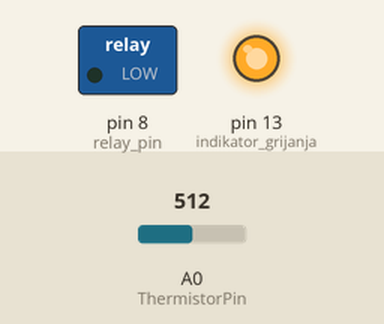
This sketch was run on a simulated Arduino Uno, built with avr-gcc and run on an emulated ATmega328P. On the bench: switched loads named in the sketch (green lamp = pin HIGH), output pins drawn as LEDs (lit = HIGH). The test bench sets the inputs (shaded band); at power-on: A0 (ThermistorPin) = 512. What the sketch prints to the serial monitor is not drawn.

Above: at 1.2 s.
1.3 s: A0 (ThermistorPin) set to 0
At 2.7 s:
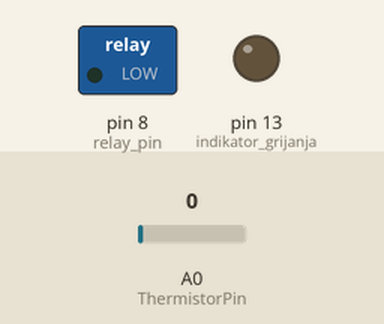
Timing chart, 0 to 9.1 s (numbered marks = the images above; inputs shaded):
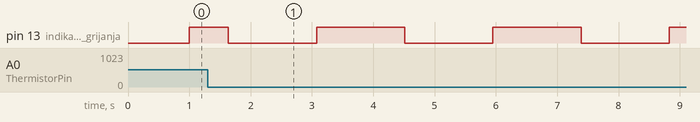

Measured:
- after the input at 1.3 s, pin 13 (indikator_grijanja): alternates HIGH for 1.4 s and LOW for 1.4 s, starting after 1.8 s

The sketch:

reflow_plate.ino
```cpp
// Mislav Stipić 2022
// "Reflow plate" za lemljenje SMD komponenti na PCB ploče

// pinovi
int ThermistorPin = A0;  // termistor
int relay_pin = 8;       // relej

float temp_value_1 = 170;  // željena vrijednost temperature
float temp_value_2 = 190;  //
//                  ^^^^
String temp = "1"; //(1 ili 2 temp)

// za računat temperaturu
int Vo;
float R1 = 10000;
float logR2, R2, T, Tc, Tf;
float c1 = 1.009249522e-03, c2 = 2.378405444e-04, c3 = 2.019202697e-07;

// računanje prosjeka temp
float niz_temp[5] = {};  // matrica vrijednosti zadnjih 5 mjerenja
float avr;               // var za rčunanje prosjeka

// vrijeme za paljenje ledice
int ledState = LOW;                      // ledState used to set the LED
unsigned long previousMillis = 0;        // will store last time LED was updated
unsigned long interval = 1000;           // interval at which to blink (milliseconds)


unsigned long predhodno = 0;   // za racunanje prosjeka
unsigned long trajanje = 500;  // mjeri svako 500 ms


void setup() {

Serial.begin(115200);


pinMode(LED_BUILTIN, OUTPUT); // indikator grijanja

pinMode(relay_pin, OUTPUT); // digitalni izlaz za kontrolu releja

digitalWrite(relay_pin, HIGH);  // high je za ugasit, low je za upalit reflow plate
}


void loop() {

    unsigned long currentMillis = millis();


// mjerenje temperature

  if (currentMillis - predhodno >= trajanje) {

    predhodno = currentMillis;    // save the last time you blinked the LED

  Vo = analogRead(ThermistorPin);
  R2 = R1 * (1023.0 / (float)Vo - 1.0);
  logR2 = log(R2);
  T = (1.0 / (c1 + c2*logR2 + c3*logR2*logR2*logR2));
  Tc = T - 273.15;


  for(int i = 4; i>=0; i--){


    niz_temp[i] = niz_temp[i-1];    // spremi zadnja 4 mjerenja
  }

 niz_temp[0] = Tc;                 // spremi novo mjerenje u prvi član

 avr = (niz_temp[0] + niz_temp[1] + niz_temp[2] + niz_temp[3] + niz_temp[4]) / 5; // prosjek zadnjih 5 mjerenja


  Serial.println(" Temperatura: ");
  Serial.print(avr);
  Serial.print(" C");

  }

      currentMillis = millis();

  if (currentMillis - previousMillis >= interval) {

    interval = map(Tc, 0, 255, 700, 10);  // blinkaj ledicu ovisno o intervalu
    previousMillis = currentMillis;       // save the last time you blinked the LED

    if (ledState == LOW) {                // if the LED is off turn it on and vice-versa:
      ledState = HIGH;
    } else {
      ledState = LOW;
    }

    if(avr > 170)     // ako je prosječna temp veća od 170 , upali signalnu ledicu kontinuiranu što znači da je ploča spremna za rad
    ledState = HIGH;


    digitalWrite(LED_BUILTIN, ledState);    // set the LED with the ledState of the variable:


  }

if (Serial.available() > 0)     // unosimo 1 ili 2 za kontrolu u konzoli, 2 je za ponovo paljenje kad temperatura padne ispod 170
  temp = Serial.readString();

  //Serial.println(temp);

// ON / OFF upravljanje


if(temp == "1"){
  if( avr < temp_value_1){

  digitalWrite(relay_pin, LOW);     // ako je temperatura unutar +/- 5% upali ploču   (negirano upravljanje)
  }


  if( avr >= temp_value_1 + 3){

  digitalWrite(relay_pin, HIGH);     // ako je temperatura unutar +/- 3°C ugasi ploču   (negirano upravljanje)
  }

}

if(temp == "2"){
  if( avr < temp_value_2){

  digitalWrite(relay_pin, LOW);     // ako je temperatura unutar +/- 5% upali ploču   (negirano upravljanje)
  }


  if( avr >= temp_value_2 + 3){

  digitalWrite(relay_pin, HIGH);     // ako je temperatura unutar +/- 3°C ugasi ploču  (negirano upravljanje)
  }

}


}


///
```
